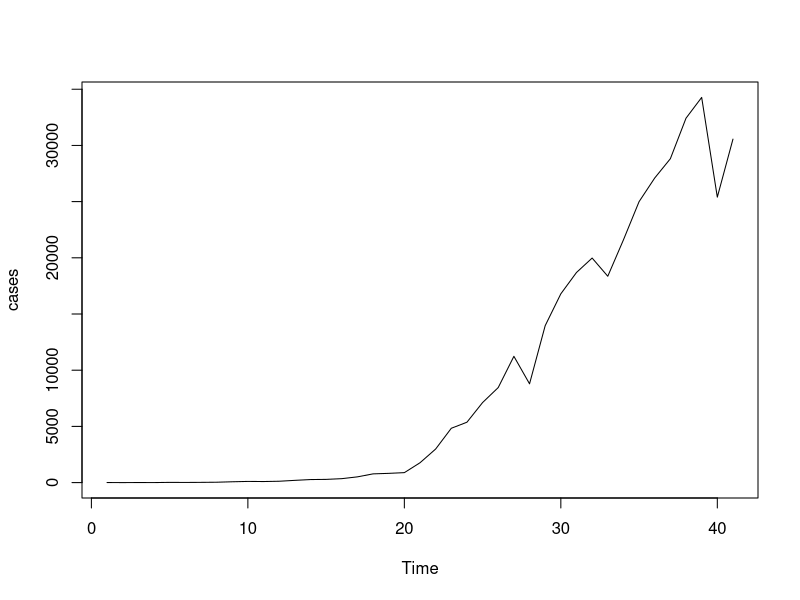
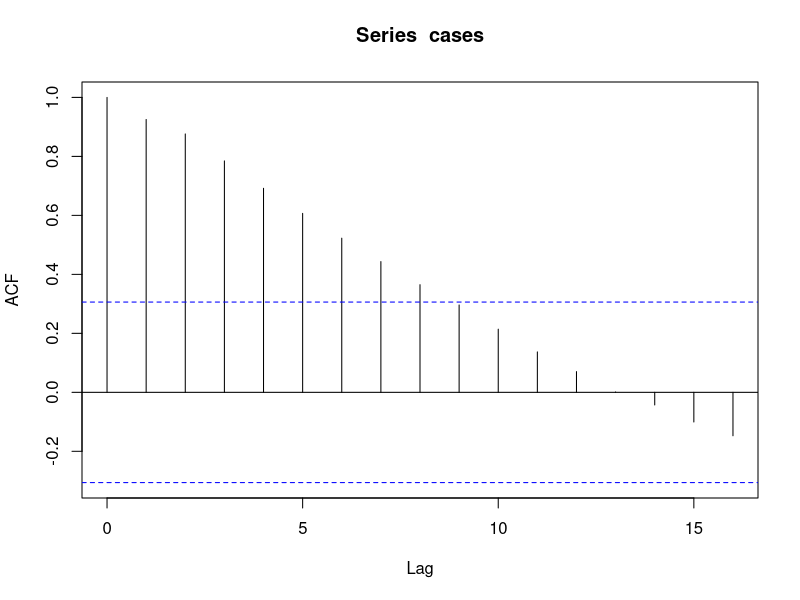
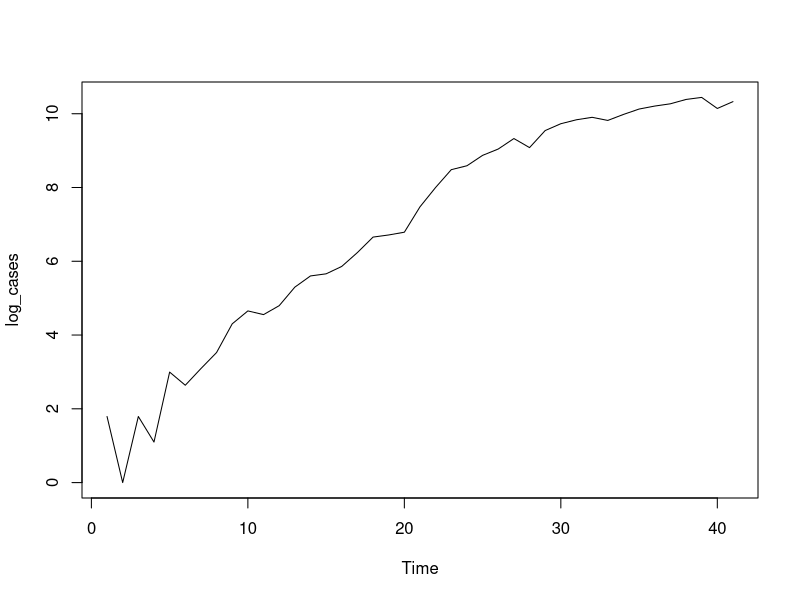
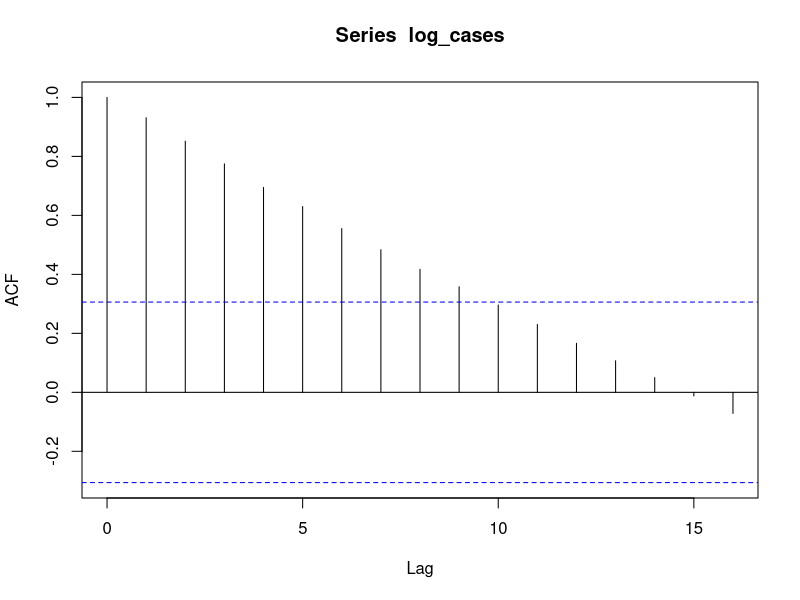
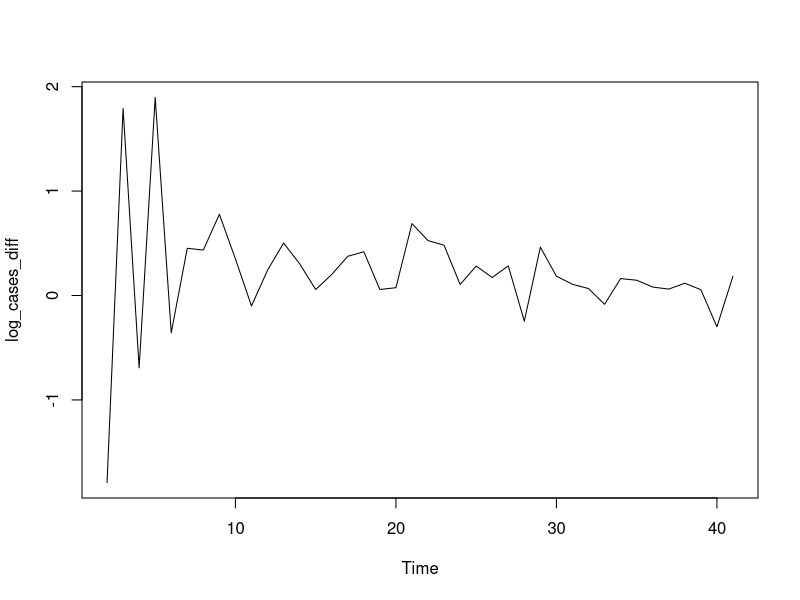
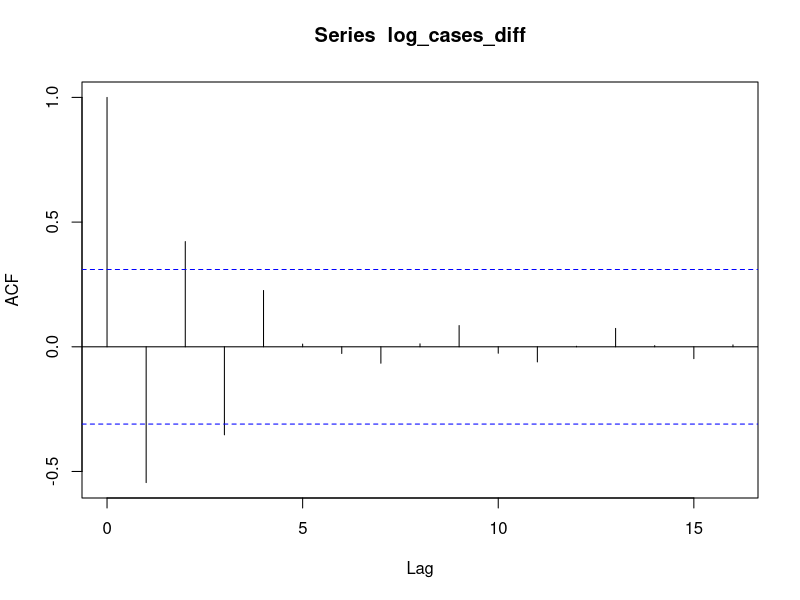
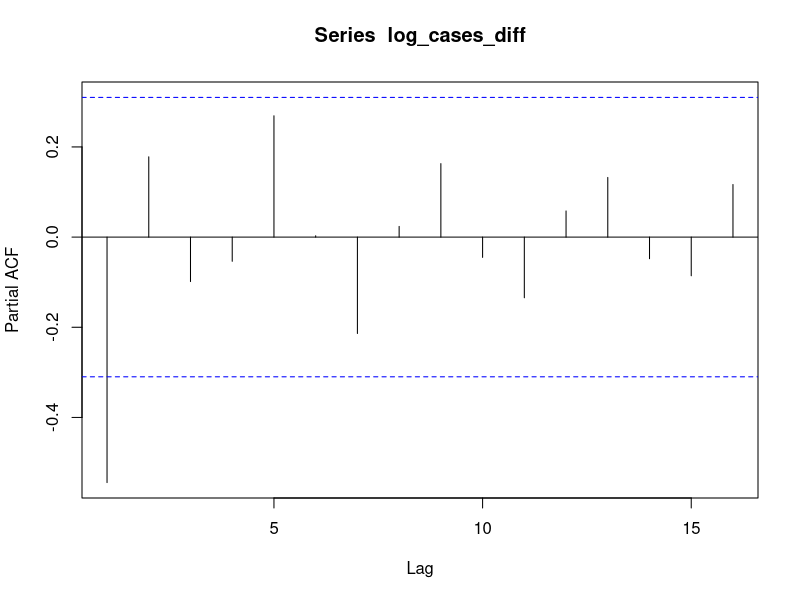
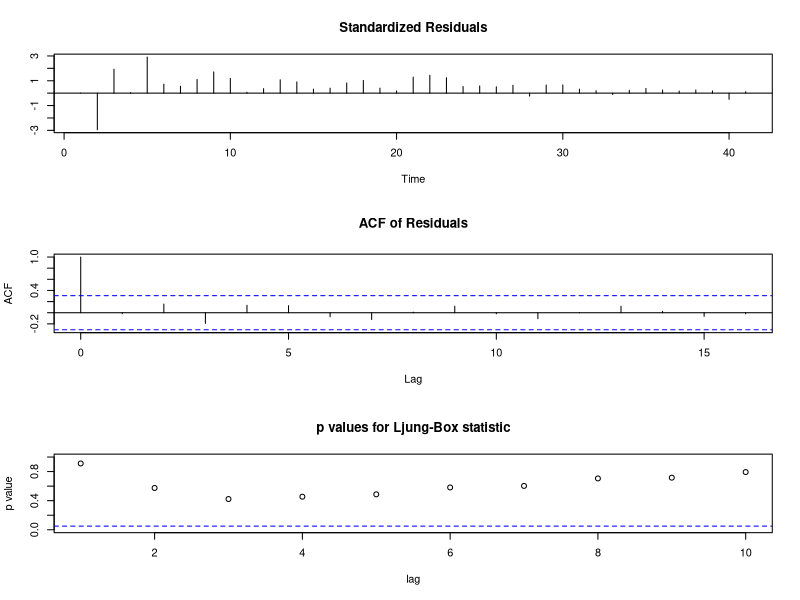

Source code (R) for these figures, in order:
## ---- chunk 1
library(forecast)
## ---- chunk 2
data = read.csv('us_covid_data.csv')
cases = as.ts(rev(data$cases))
cases = as.ts(cases[59:length(cases)])

plot(cases)
acf(cases)

log_cases = log(cases)

plot(log_cases)
acf(log_cases)
## ---- chunk 3
log_cases_diff = diff(log_cases)
plot(log_cases_diff)
acf(log_cases_diff)
pacf(log_cases_diff)
## ---- chunk 4
arima110 = arima(log_cases, order=c(1,1,0))
arima013 = arima(log_cases, order=c(0,1,3))
## ---- chunk 5
tsdiag(arima110)
tsdiag(arima013)
## ---- chunk 6
train_data = log_cases[1:34]
test_data = log_cases[35:length((log_cases))]

arima110_train = arima(train_data, order=c(1,1,0))
arima110_pred = predict(arima110_train, c(7))
arima110_mse = sum((test_data - arima110_pred$pred)^2)

arima013_train = arima(train_data, order=c(0,1,3))
arima013_pred = predict(arima013_train, c(7))
arima013_mse = sum((test_data - arima013_pred$pred)^2)
## ---- chunk 7
Pred5 = forecast(arima013, h=5)
LowerBound = exp(Pred5$lower[6:10])
Mean = exp(Pred5$mean)
UpperBound = exp(Pred5$upper[6:10])
Days = seq(1,5)
matplot(
  Days, cbind(LowerBound, Mean, UpperBound), type='l', 
  lty=c(2,1,2), col=c('red', 'black', 'red'), 
  xlab='Day', ylab='New Cases Per Day'
)
